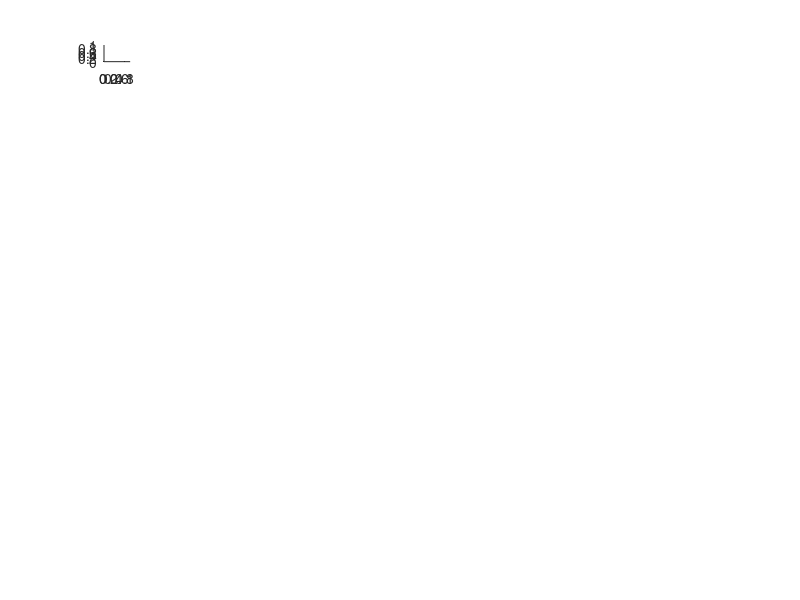

Write the MATLAB code that produced this figure. (Note: this script raises an error after producing the figure.)
%%%% load
sens25 = load('sens') ;

figure
%%%% plots a 10x10 grid with 10 runs each
for n = 1: 100 
   subplot(10,10,n)
   plot(sens.time_myr,sens.O2_A(:,10*(n-1)+1:10*n))
   
% figure
   %for n2 = 1: 100
  % subplot(10,10,n2)
  % plot(sens.time_myr,sens.fanoxicprox(:,10*(n2-1)+1:10*n2))
  % end
  % for n3 = 1: 100
 %  subplot(10,10,n3)
  % plot(sens.time_myr,sens.O2_A(:,10*(n3-1)+1:10*n3))
  % end
  % for n4 = 1: 100
  % subplot(10,10,n4)
 %  plot(sens.time_myr,sens.O2_DP(:,10*(n4-1)+1:10*n4))
  % end
end